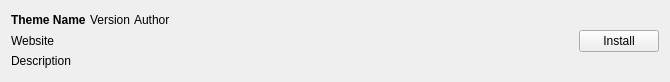
<?xml version="1.0" encoding="UTF-8"?>
<ui version="4.0">
 <class>ExportTemplateWidget</class>
 <widget class="QWidget" name="ExportTemplateWidget">
  <property name="geometry">
   <rect>
    <x>0</x>
    <y>0</y>
    <width>670</width>
    <height>82</height>
   </rect>
  </property>
  <layout class="QHBoxLayout" name="horizontalLayout_2" stretch="0,0,0">
   <property name="spacing">
    <number>4</number>
   </property>
   <property name="sizeConstraint">
    <enum>QLayout::SetMinimumSize</enum>
   </property>
   <item>
    <layout class="QVBoxLayout" name="verticalLayout_2">
     <item>
      <layout class="QHBoxLayout" name="horizontalLayout" stretch="0,0,1">
       <item>
        <widget class="QLabel" name="name">
         <property name="font">
          <font>
           <weight>75</weight>
           <bold>true</bold>
          </font>
         </property>
         <property name="text">
          <string notr="true">Theme Name</string>
         </property>
        </widget>
       </item>
       <item>
        <widget class="QLabel" name="version">
         <property name="text">
          <string notr="true">Version</string>
         </property>
         <property name="alignment">
          <set>Qt::AlignLeading|Qt::AlignLeft|Qt::AlignVCenter</set>
         </property>
        </widget>
       </item>
       <item>
        <widget class="QLabel" name="author">
         <property name="text">
          <string notr="true">Author</string>
         </property>
        </widget>
       </item>
      </layout>
     </item>
     <item>
      <widget class="QLabel" name="website">
       <property name="text">
        <string notr="true">Website</string>
       </property>
      </widget>
     </item>
     <item>
      <widget class="QLabel" name="description">
       <property name="text">
        <string notr="true">Description</string>
       </property>
       <property name="alignment">
        <set>Qt::AlignLeading|Qt::AlignLeft|Qt::AlignTop</set>
       </property>
       <property name="wordWrap">
        <bool>true</bool>
       </property>
      </widget>
     </item>
    </layout>
   </item>
   <item>
    <spacer name="horizontalSpacer">
     <property name="orientation">
      <enum>Qt::Horizontal</enum>
     </property>
     <property name="sizeType">
      <enum>QSizePolicy::Fixed</enum>
     </property>
     <property name="sizeHint" stdset="0">
      <size>
       <width>40</width>
       <height>20</height>
      </size>
     </property>
    </spacer>
   </item>
   <item>
    <widget class="QPushButton" name="btnInstall">
     <property name="text">
      <string>Install</string>
     </property>
    </widget>
   </item>
  </layout>
 </widget>
 <resources/>
 <connections>
  <connection>
   <sender>btnInstall</sender>
   <signal>clicked()</signal>
   <receiver>ExportTemplateWidget</receiver>
   <slot>onBtnInstall()</slot>
   <hints>
    <hint type="sourcelabel">
     <x>394</x>
     <y>27</y>
    </hint>
    <hint type="destinationlabel">
     <x>223</x>
     <y>41</y>
    </hint>
   </hints>
  </connection>
 </connections>
 <slots>
  <slot>onBtnInstall()</slot>
 </slots>
</ui>
